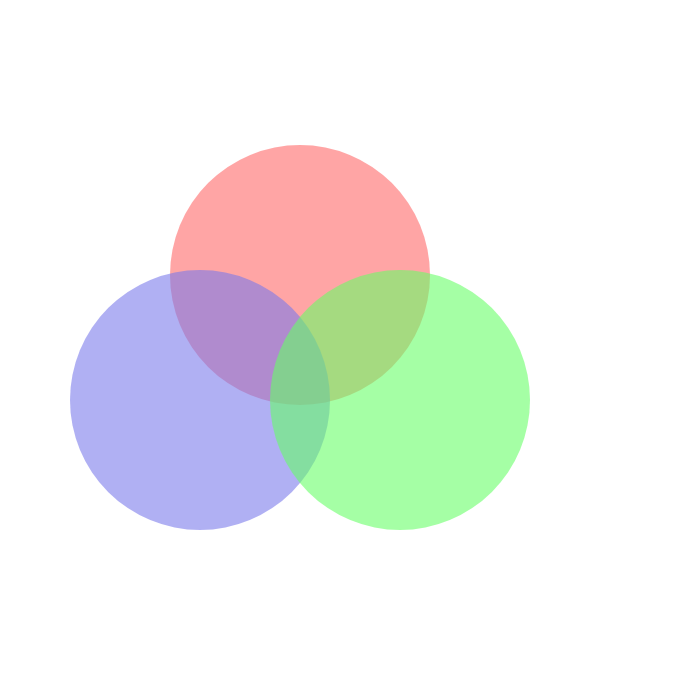
Frame 1 (no input)
Frame 60 (no input): identical to frame 1, image omitted
Frame 120 (the mouse pressed at the canvas centre since frame 60): identical to frame 1, image omitted

The p5.js sketch that drew this single still picture (run headless with seeded random() and noise() and a simulated clock; from frame 60 on, the mouse is pressed at the canvas centre):

// p5.js sketch
// ── sketch.js
/* PDM Course: Web Graphics Unit, Benchmark Assignment 1:
Basic Drawing in P5.js

Image 1 Answer: RGB overlapping circles (transparent)
Code by Anthony T. Marasco -2016
*/


function setup() {
  createCanvas(700, 700);
  
}


function draw() {
  background(255);

  noStroke();
  fill(255, 102, 102, 150);//red circle
  ellipse(width/2-50, height/2-75, 260, 260);
  noStroke();
  fill(121, 121, 235, 150);//blue circle
  ellipse(width/2-150, height/2+50, 260, 260);
  fill(102, 255, 102, 150);//green circle
  ellipse(width/2+50, height/2+50, 260, 260);
  
}
